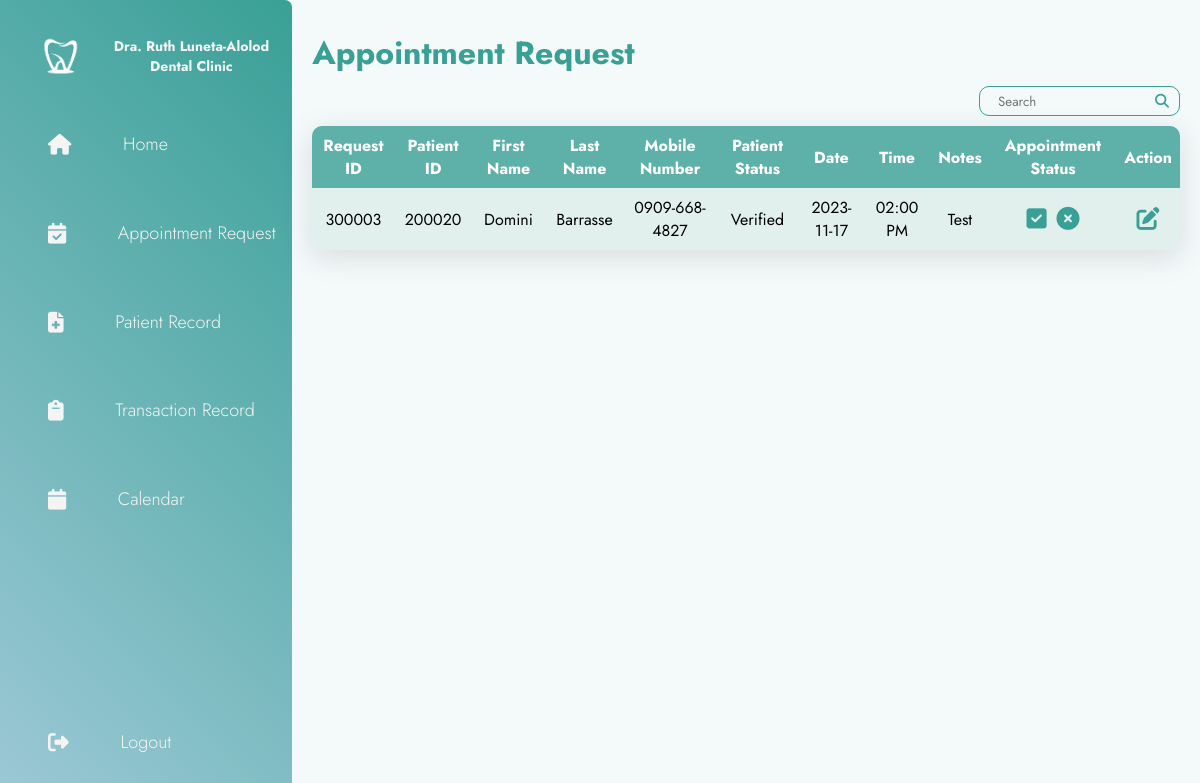
Page /pages/appointmentRequest.php (signed in) on the committed database.
### tables this page shows
CREATE TABLE `requests` (
  `requestID` int(10) NOT NULL,
  `patientID` int(10) DEFAULT NULL,
  `requestServices` varchar(150) DEFAULT NULL,
  `requestDate` date DEFAULT NULL,
  `requestTime` time DEFAULT NULL,
  `requestNotes` text DEFAULT NULL,
  `requestStatus` varchar(10) DEFAULT 'Pending'
);

CREATE TABLE `patients` (
  `patientID` int(10) NOT NULL,
  `patientFirstName` varchar(30) DEFAULT NULL,
  `patientLastName` varchar(30) DEFAULT NULL,
  `patientAge` int(11) DEFAULT NULL,
  `patientSex` varchar(10) DEFAULT NULL,
  `patientMobileNo` varchar(15) DEFAULT NULL,
  `patientEmail` varchar(70) DEFAULT NULL,
  `patientAddress` varchar(100) DEFAULT NULL,
  `patientOccupation` varchar(30) DEFAULT NULL,
  `patientBalance` decimal(15,2) DEFAULT 0.00,
  `patientStatus` varchar(15) DEFAULT 'Not Verified'
);

### pages/appointmentRequest.php (the view, shortened to what this page needs)
<?php
  include("../phpFiles/dbConnect.php");
  $searchKeyword = "";
  $sql = "SELECT requests.requestID, requests.patientID, patients.patientFirstName, patients.patientLastName, patients.patientMobileNo, patients.patientStatus, requests.requestDate, requests.requestTime, requests.requestNotes, requests.requestStatus
          FROM requests
          LEFT JOIN patients ON requests.patientID = patients.patientID
          WHERE requests.requestStatus ='Pending'";
  $sql .= ";";
  $result = $conn->query($sql);
?>
<!DOCTYPE html>
<html lang="en">
<head>
    <link rel="stylesheet" href="../styles/transaction.css">
    <?php include('header.php'); ?>
</head>
<body>
    <div class="container">
        <?php
            if($_SESSION["accRole"] == "Admin"){
                include('adminSidebar.php');
            }else{
                include('sidebar.php');
            }
        ?>
        <main>
          <h1>Appointment Request</h1>
          <div class="main-content">
            <div class="contain">
              <form action="<?php echo htmlspecialchars($_SERVER["PHP_SELF"]); ?>" method="post" class="search" id="upd-form">
                <input type="text" name="searchKeyword" value="<?php echo $searchKeyword; ?>" placeholder="  Search">
                <i class="fa-solid fa-magnifying-glass"></i>
              </form>
            </div>
            <?php
              if ($result->num_rows > 0) {
                  echo "<table>";
                  echo "<tr><th>Request ID</th><th>Patient ID</th><th>First Name</th><th>Last Name</th><th>Mobile Number</th><th>Patient Status</th><th>Date</th><th>Time</th><th>Notes</th><th>Appointment Status</th><th>Action</th></tr>";
                  while ($row = $result->fetch_assoc()) {
                    echo "<tr>";
                    echo "<td>" . $row["requestID"] . "</td>";
                    echo "<td>" . $row["patientID"] . "</td>";
                    echo "<td>" . $row["patientFirstName"] . "</td>";
                    echo "<td>" . $row["patientLastName"] . "</td>";
                    echo "<td>" . $row["patientMobileNo"] . "</td>";
                    echo "<td>" . $row["patientStatus"] . "</td>";
                    echo "<td>" . $row["requestDate"] . "</td>";
                    echo "<td>" . " ". date("h:i A",strtotime($row["requestTime"])) . " ". "</td>";
                    echo "<td>" . $row["requestNotes"] . "</td>";
                    echo "<td>";
                    if ($row["requestStatus"] == "Pending") {
                        echo "<div class='action-buttons'>
                              <form action='appointmentRequest.php' method='post'>
                                  <input type='hidden' name='requestID' value='{$row['requestID']}'>
                                  <button type='submit' name='approve' id='approve'><i class='fas fa-check-square'></i></button>
                              </form>";
                        echo "<form action='appointmentRequest.php' method='post'>
                                  <input type='hidden' name='requestID' value='{$row['requestID']}'>
                                  <input type='hidden' name='newStatus' value='Declined'>
                                  <button type='submit' name='decline' id='decline'><i class='fas fa-times-circle'></i></button>
                                </form>";
                        echo "</div>";
                    } else {
                        echo $row["requestStatus"];
                    }
                    echo "</td>";
                    echo "<td>
                            <div class='action-buttons'>
                              <form action='appointmentRequestUpdate.php' method='post'>
                                  <input type='hidden' name='requestID' value='{$row['requestID']}'>
                                  <input type='hidden' name='requestStatus' value='{$row['requestStatus']}'>
                                  <button type='submit'><i class='fas fa-edit'></i></button>
                              </form>
                          </td>";
                    echo "</tr>";
                  }
                  echo "</div>";
              } else {
                  echo "No results";
              }
            ?>
          </div>
</body>
</html>

### styles/transaction.css (style rules this page uses)
:root { --bg: #f4fafa; --bg-darker: #eaf4f3; --teal: #38a095; --lightgreen: #cce1df; --lightblue: #90cac4; --blue: #8edaf1; }
* { margin: 0; padding: 0; outline: none; border: none; text-decoration: none; box-sizing: border-box; font-family: "Jost", sans-serif; }
body { background: var(--bg); }
.container { display: flex; }
main { position: relative; padding: 20px; width: calc(100% - 100px); }
.contain { height: 30px; display: flex; justify-content: flex-end; gap: 15px; }
.button, .search { font-size: 1.2em; background: none; }
.search { display: flex; border: 1px solid var(--teal); border-radius: 10px; padding-left: 10px; }
.search input { background: none; }
.search i { color: var(--teal); font-size: 14px; padding: 0 10px 0 5px; align-self: center; }
h1 { padding: 10px 0; color: var(--teal); }
.main-content { text-align: center; }
table { overflow: hidden; border-radius: 10px; margin-top: 10px; border-collapse: collapse; width: 100%; box-shadow: rgba(100, 100, 111, 0.2) 0px 7px 29px 0px; }
th, td { padding: 8px; text-align: center; word-wrap: break-word; }
th { background-color: #5EB1A9; color: white; }
tr:nth-child(even) { background-color: #E1EFED; }
tr:nth-child(odd) { background-color: #CFE7E4; }
.action-buttons { display: flex; gap: 10px; align-items: center; justify-content: center; }
.action-buttons button { font-size: 23px; background-color:transparent; color: #38a095; }
.fa-edit:before { color: #38a095; }

### styles/sidebar.css (style rules this page uses)
* { font-family: 'Jost', sans-serif; }
:root { --green: #39a096; --lightblue: #a0cad8; --white: #f4f4f4; --darkwhite: #f4fafa; }

### rows in the picture
requests: requestID "300003", patientID "200020", patientID.patientFirstName "Domini", patientID.patientLastName "Barrasse", patientID.patientMobileNo "0909-668-4827", patientID.patientStatus "Verified", requestDate "2023-11-17", requestTime "02:00 PM", requestNotes "Test"
